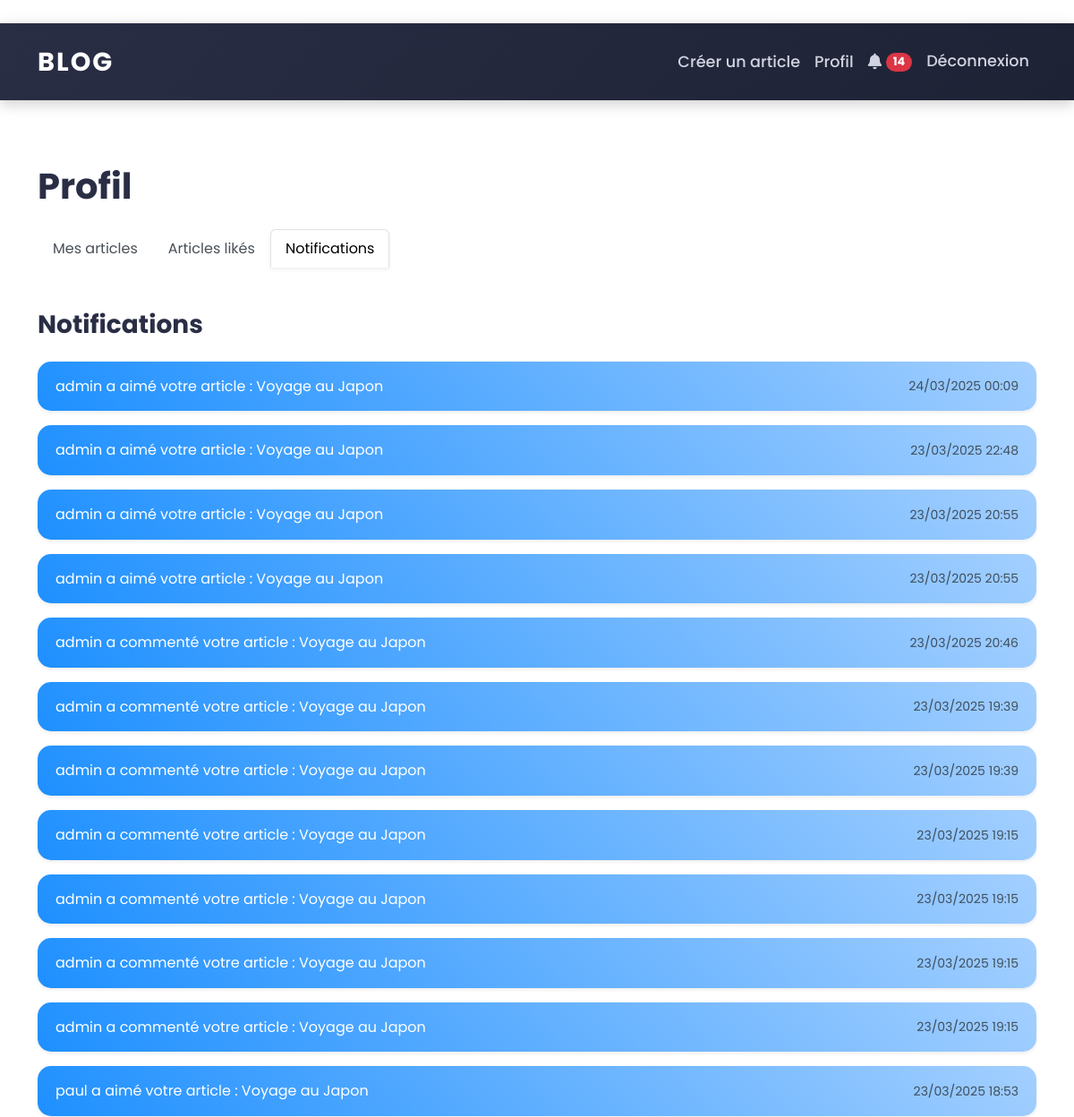
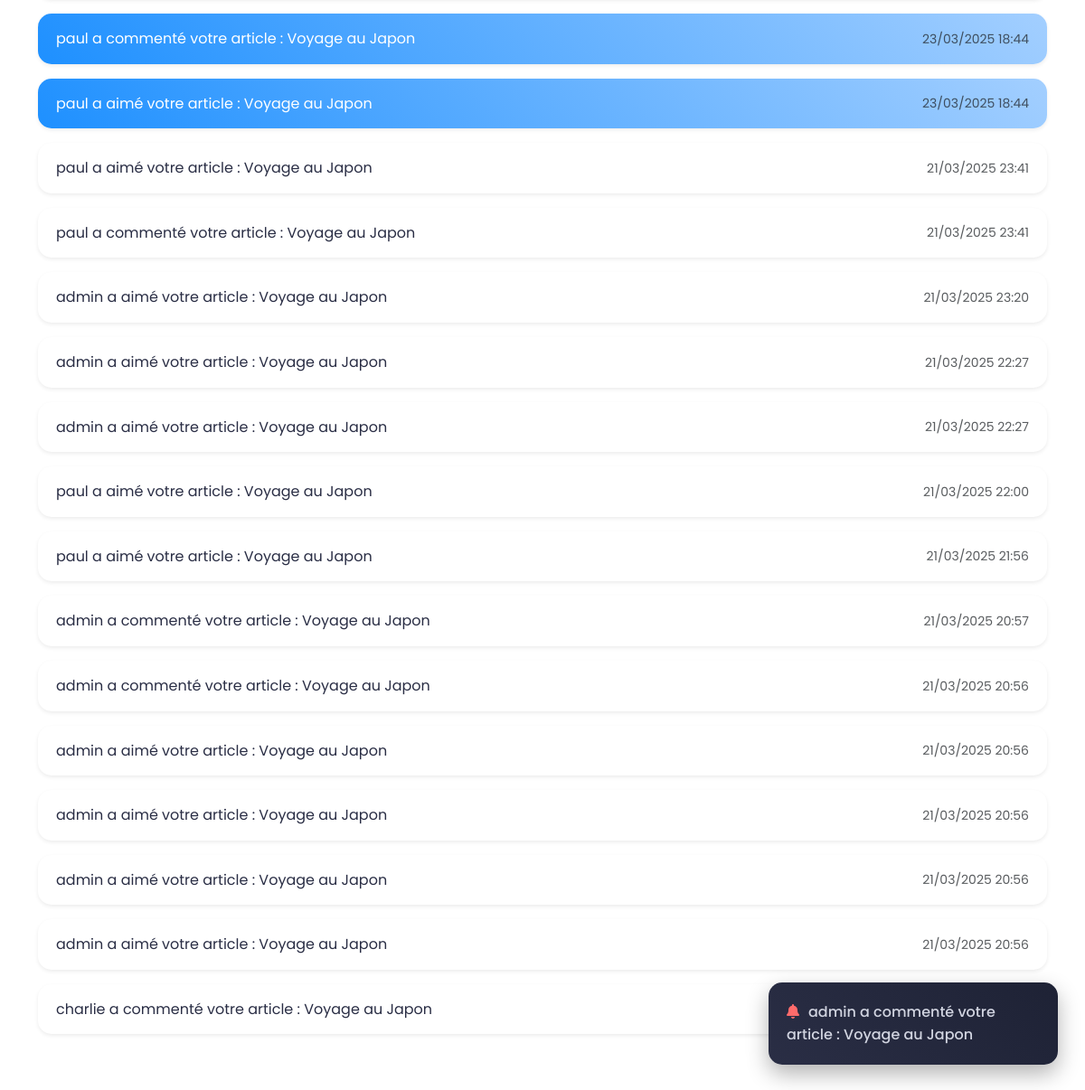
Screenshot of /profile/?tab=notifications (signed in) with the database file from the repository (2 pictures, top to bottom).
### blog/models.py (models this page shows, shortened)
class Notification(models.Model):
    user = models.ForeignKey(User, on_delete=models.CASCADE)
    message = models.CharField(max_length=255)
    created_at = models.DateTimeField(auto_now_add=True)
    is_read = models.BooleanField(default=False)
    is_displayed = models.BooleanField(default=False)

### blog/views.py (the view)
# urls.py: path('profile/', views.user_profile, name='profile'),
@login_required
def user_profile(request):
    tab = request.GET.get('tab', 'articles')
    notifications = Notification.objects.filter(user=request.user).order_by('-created_at')
    if tab == 'likes':
        articles = request.user.liked_articles.all()
    elif tab == 'notifications':
        articles = []  # Pas d'articles dans cet onglet
    else:
        articles = Article.objects.filter(author=request.user)
    favorites = Favorite.objects.filter(user=request.user).select_related('article')
    unread_notifications = notifications.filter(is_read=False).count()
    return render(request, 'blog/profile.html', {
        'articles': articles,
        'favorites': favorites,
        'notifications': notifications,
        'tab': tab,
        'unread_notifications': unread_notifications,
    })

### blog/templates/blog/profile.html (shortened to what this page needs)
﻿{% extends 'blog/base.html' %}
{% block content %}
    <div class="container py-5">
        <h1 class="mb-4 fw-bold">Profil</h1>
        <ul class="nav nav-tabs mb-5 border-bottom-0">
            <li class="nav-item">
                <a class="nav-link {% if tab == 'articles' %}active bg-white shadow-sm{% endif %} rounded-top"
                   href="?tab=articles">Mes articles</a>
            </li>
            <li class="nav-item">
                <a class="nav-link {% if tab == 'likes' %}active bg-white shadow-sm{% endif %} rounded-top"
                   href="?tab=likes">Articles likés</a>
            </li>
            <li class="nav-item">
                <a class="nav-link {% if tab == 'notifications' %}active bg-white shadow-sm{% endif %} rounded-top"
                   href="?tab=notifications">Notifications</a>
            </li>
        </ul>
        {% if tab == 'notifications' %}
            <h3 class="mb-4 fw-bold">Notifications</h3>
            <div class="notifications-list">
                {% for notification in notifications %}
                    <div class="alert {% if notification.is_read %}alert-secondary{% else %}alert-info{% endif %} shadow-sm mb-3 transition-all"
                         role="alert">
                        <div class="d-flex justify-content-between align-items-center">
                            <span>{{ notification.message }}</span>
                            <small class="text-muted">{{ notification.created_at|date:"d/m/Y H:i" }}</small>
                        </div>
                    </div>
                {% empty %}
                    <p class="text-muted text-center py-4">Aucune notification à afficher.</p>
                {% endfor %}
            </div>
        {% endif %}
    </div>
{% endblock %}

### blog/templates/blog/profile.html (style rules this page uses)
.transition-all { transition: all 0.2s ease-in-out; }
.nav-tabs .nav-link { color: #495057; }

### blog/templates/blog/base.html (style rules this page uses)
* { margin: 0; padding: 0; box-sizing: border-box; font-family: 'Poppins', sans-serif; }
body { background: #fff; color: #2a2e45; line-height: 1.6; overflow-x: hidden; }
.alert { border-radius: 15px; padding: 15px 20px; margin-bottom: 20px; background: #fff; box-shadow: 0 5px 15px rgba(0, 0, 0, 0.1); border: none; font-size: 1rem; color: #2a2e45; }
.alert-info { background: linear-gradient(45deg, #1e90ff, #a3cfff); color: #fff; }

### rows the page displays
Notification: message "admin a aimé votre article : Voyage au Japon", created_at "24/03/2025 00:09"
Notification: message "admin a aimé votre article : Voyage au Japon", created_at "23/03/2025 22:48"
Notification: message "admin a aimé votre article : Voyage au Japon", created_at "23/03/2025 20:55"
Notification: message "admin a aimé votre article : Voyage au Japon", created_at "23/03/2025 20:55"
Notification: message "admin a commenté votre article : Voyage au Japon", created_at "23/03/2025 20:46"
Notification: message "admin a commenté votre article : Voyage au Japon", created_at "23/03/2025 19:39"
Notification: message "admin a commenté votre article : Voyage au Japon", created_at "23/03/2025 19:39"
Notification: message "admin a commenté votre article : Voyage au Japon", created_at "23/03/2025 19:15"
Notification: message "admin a commenté votre article : Voyage au Japon", created_at "23/03/2025 19:15"
Notification: message "admin a commenté votre article : Voyage au Japon", created_at "23/03/2025 19:15"
Notification: message "admin a commenté votre article : Voyage au Japon", created_at "23/03/2025 19:15"
Notification: message "paul a aimé votre article : Voyage au Japon", created_at "23/03/2025 18:53"
Notification: message "paul a commenté votre article : Voyage au Japon", created_at "23/03/2025 18:44"
Notification: message "paul a aimé votre article : Voyage au Japon", created_at "23/03/2025 18:44"
Notification: message "paul a aimé votre article : Voyage au Japon", created_at "21/03/2025 23:41"
Notification: message "paul a commenté votre article : Voyage au Japon", created_at "21/03/2025 23:41"
Notification: message "admin a aimé votre article : Voyage au Japon", created_at "21/03/2025 23:20"
Notification: message "admin a aimé votre article : Voyage au Japon", created_at "21/03/2025 22:27"
Notification: message "admin a aimé votre article : Voyage au Japon", created_at "21/03/2025 22:27"
Notification: message "paul a aimé votre article : Voyage au Japon", created_at "21/03/2025 22:00"
Notification: message "paul a aimé votre article : Voyage au Japon", created_at "21/03/2025 21:56"
Notification: message "admin a commenté votre article : Voyage au Japon", created_at "21/03/2025 20:57"
Notification: message "admin a commenté votre article : Voyage au Japon", created_at "21/03/2025 20:56"
Notification: message "admin a aimé votre article : Voyage au Japon", created_at "21/03/2025 20:56"
Notification: message "admin a aimé votre article : Voyage au Japon", created_at "21/03/2025 20:56"
Notification: message "admin a aimé votre article : Voyage au Japon", created_at "21/03/2025 20:56"
Notification: message "admin a aimé votre article : Voyage au Japon", created_at "21/03/2025 20:56"
Notification: message "charlie a commenté votre article : Voyage au Japon", created_at "21/03/2025 20:54"

### other values shown
{{ unread_notifications }} "14"
